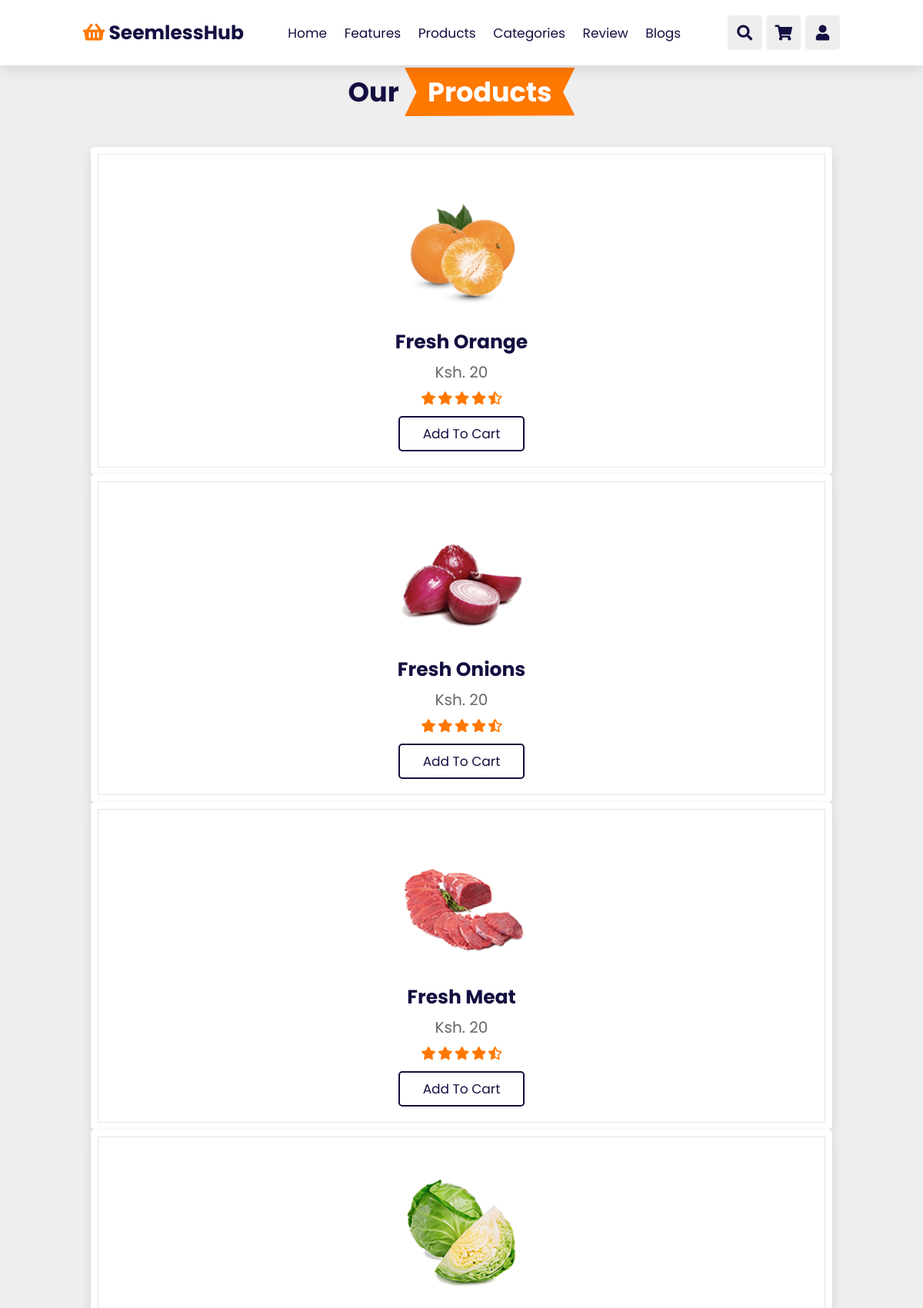
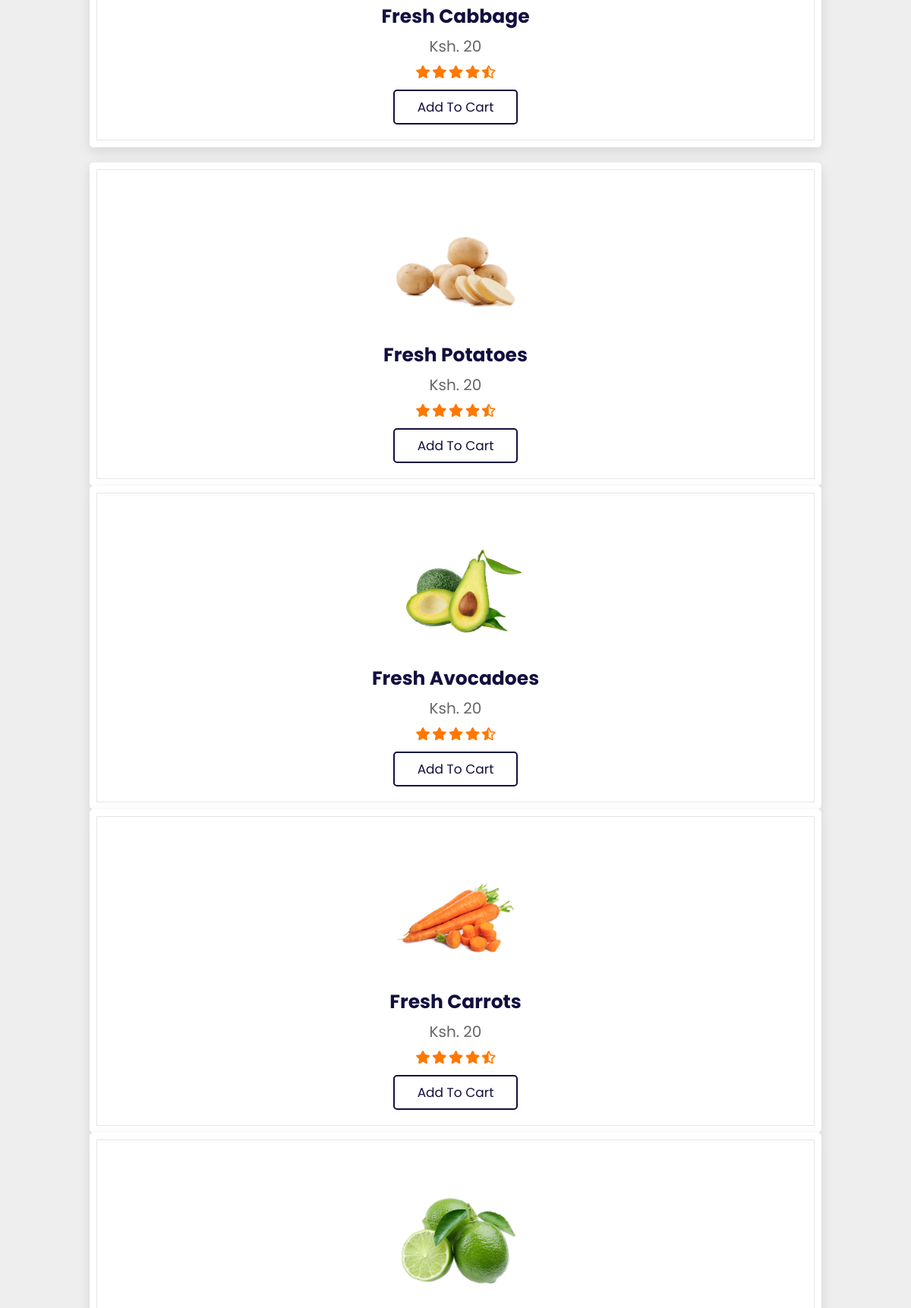
The page /products.php (signed in, upper part) on the database its author committed (2 pictures, top to bottom).
### tables this page shows
CREATE TABLE `products` (
  `id` int(11) NOT NULL,
  `title` varchar(255) NOT NULL,
  `img1` varchar(255) NOT NULL,
  `img2` varchar(255) DEFAULT NULL,
  `img3` varchar(255) DEFAULT NULL,
  `price` int(22) NOT NULL,
  `quantity` int(11) NOT NULL,
  `description` varchar(255) NOT NULL,
  `purchased_date` date NOT NULL,
  `supplier` int(11) DEFAULT NULL,
  `category` int(11) DEFAULT NULL
);

### products.php (the view, shortened to what this page needs)
<?php
    include_once('partials/header.php');
    $sql = "select * from products where price>0 limit 4";
    $result = $conn->query($sql);
    $sql2 = "select * from products where price>4 limit 4 offset 4";
    $result2 = $conn->query($sql2);
?>
<section class="products" id="products">
    <br><br><br>
    <h1 class="heading"> our <span>products</span> </h1>
    <div class="swiper product-slider">
        <div class="swiper-wrapper">
            <?php
                if($result->num_rows > 0){
                    while($row = $result->fetch_assoc()){
                        ?>
                            <div class="swiper-slide box">
                                <img src="<?php echo $row['img1']; ?>" alt="">
                                <h3><?php echo $row['title']; ?></h3>
                                <div class="price"> Ksh. <?php echo $row['price']; ?></div>
                                <div class="stars">
                                    <i class="fas fa-star"></i>
                                    <i class="fas fa-star"></i>
                                    <i class="fas fa-star"></i>
                                    <i class="fas fa-star"></i>
                                    <i class="fas fa-star-half-alt"></i>
                                </div>
                                <a href="cart.php/?id=<?php echo $row['id']; ?>" class="btn">add to cart</a>
                            </div>
                        <?php
                    }
                }
            ?>
        </div>
    </div>
    <div class="swiper product-slider">
        <div class="swiper-wrapper">
            <?php
                if($result2->num_rows > 0){
                    while($row2 = $result2->fetch_assoc()){
                        ?>
                            <div class="swiper-slide box">
                                <img src="<?php echo $row2['img1']; ?>" alt="">
                                <h3><?php echo $row2['title']; ?></h3>
                                <div class="price">  Ksh. <?php echo $row2['price']; ?></div>
                                <div class="stars">
                                    <i class="fas fa-star"></i>
                                    <i class="fas fa-star"></i>
                                    <i class="fas fa-star"></i>
                                    <i class="fas fa-star"></i>
                                    <i class="fas fa-star-half-alt"></i>
                                </div>
                                <a href="cart.php/?id=<?php echo $row2['id']; ?>" class="btn">add to cart</a>
                            </div>
                        <?php
                    }
                }
            ?>
        </div>
    </div>
</section>
<?php include_once('partials/footer.php'); ?>

### css/style.css (style rules this page uses)
:root { --orange:#ff7800; --black:#130f40; --light-color:#666; --box-shadow:0 .5rem 1.5rem rgba(0,0,0,.1); --border:.2rem solid rgba(0,0,0,.1); --outline:.1rem solid rgba(0,0,0,.1); --outline-hover:.2rem solid var(--black); }
* { font-family: 'Poppins', sans-serif; margin:0; padding:0; box-sizing: border-box; outline: none; border:none; text-decoration: none; text-transform: capitalize; transition: all .2s linear; }
html { font-size: 62.5%; overflow-x: hidden; scroll-behavior: smooth; scroll-padding-top: 7rem; }
body { background:#eee; }
section { padding:2rem 9%; }
.heading { text-align: center; padding:2rem 0; padding-bottom: 3rem; font-size: 3.5rem; color:var(--black); }
.heading span { background: var(--orange); color:#fff; display: inline-block; padding:.5rem 3rem; clip-path: polygon(100% 0, 93% 50%, 100% 99%, 0% 100%, 7% 50%, 0% 0%); }
.btn { margin-top: 1rem; display: inline-block; padding:.8rem 3rem; font-size: 1.7rem; border-radius: .5rem; border:.2rem solid var(--black); color:var(--black); cursor: pointer; background: none; }
.products .product-slider { padding:1rem; }
.products .product-slider .box { background: #fff; border-radius: .5rem; text-align: center; padding:3rem 2rem; outline-offset: -1rem; outline: var(--outline); box-shadow: var(--box-shadow); transition: .2s linear; }
.products .product-slider .box img { height:20rem; }
.products .product-slider .box h3 { font-size: 2.5rem; color:var(--black); }
.products .product-slider .box .price { font-size: 2rem; color:var(--light-color); padding:.5rem 0; }
.products .product-slider .box .stars i { font-size: 1.7rem; color:var(--orange); padding:.5rem 0; }

### rows shown on the page
products: img1 (picture), title "Fresh Orange", price "20"
products: img1 (picture), title "Fresh Onions", price "20"
products: img1 (picture), title "Fresh Meat", price "20"
products: img1 (picture), title "Fresh Cabbage", price "20"
products: img1 (picture), title "Fresh Potatoes", price "20"
products: img1 (picture), title "Fresh Avocadoes", price "20"
products: img1 (picture), title "Fresh Carrots", price "20"
products: img1 (picture)
